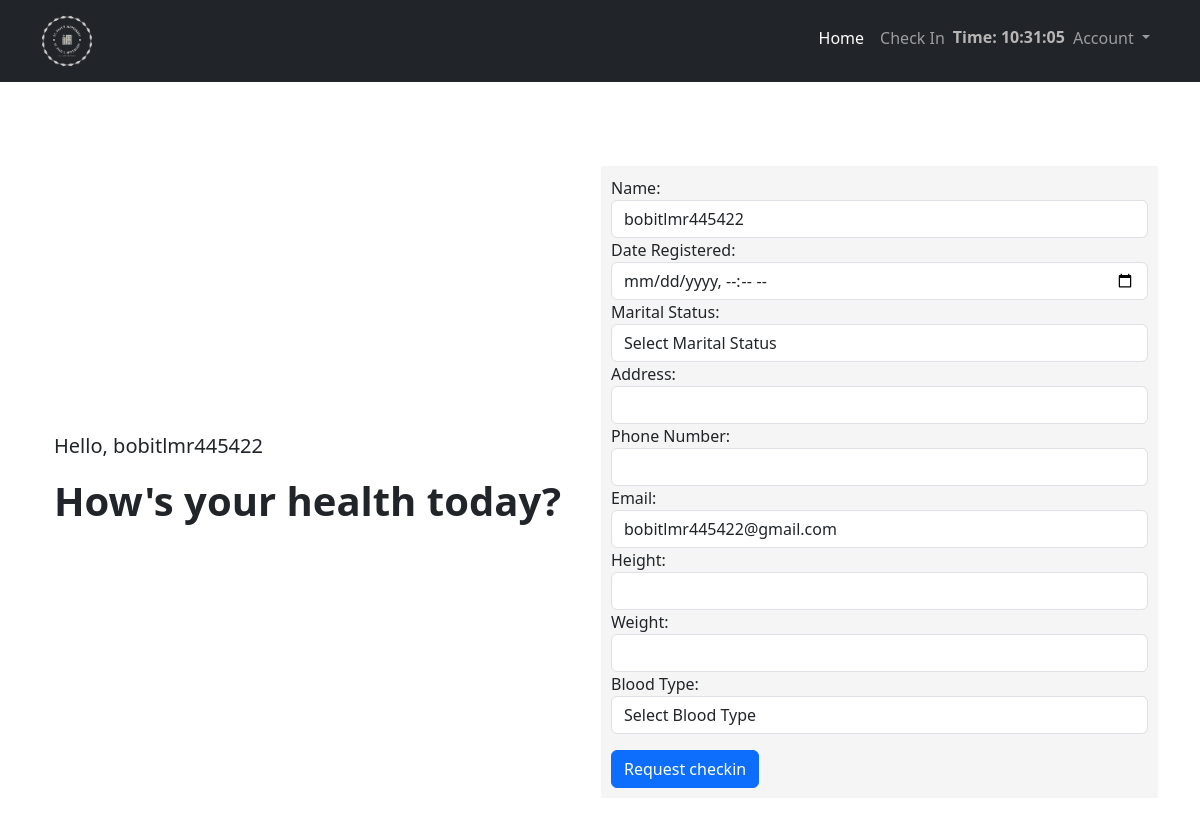
Page /checkin (signed in) on the earlier database version.
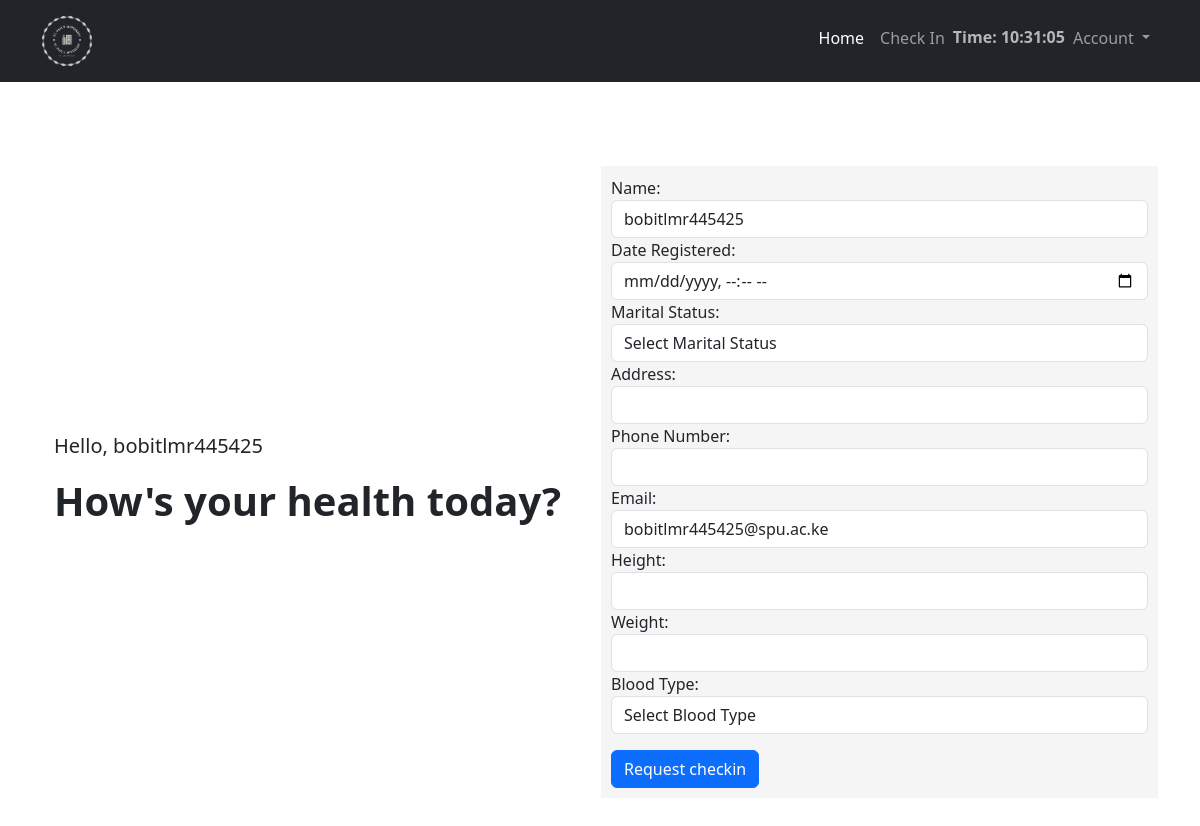
Same page on the later database version.
### app.py (models this page shows, shortened)
class User(db.Model, UserMixin):
    id = db.Column(db.Integer, primary_key=True)
    school_id = db.Column(db.String(20),unique=True, nullable=False)
    email = db.Column(db.String(120),unique=True, nullable=False)
    user_profile = db.Column(db.String(20), nullable=False,default='default.png')
    password = db.Column(db.String(30),nullable=False)
    patient = db.relationship('Std_registration', backref='patient',lazy=True)
    role = db.Column(db.String(10))

### app.py (the view, shortened to what this page needs)
@app.route('/checkin',methods=['POST','GET'])
@login_required
def checkin():
    if current_user.role == 'patient':
        return render_template('index.html',user=current_user, ms=ms)

### app.py (called while the page is built)
@login_manager.user_loader
def load_user(id):
    user = User.query.get(int(id) if id is not None else None)
    return user

### templates/index.html (shortened to what this page needs)
{% extends 'layout.html' %}
{% block body %}
 <div class="container container-form">
<div class="container">
    <p class="greet">Hello, {{current_user.school_id}}</p>
    <h1 class="greet-2">How's your health today?</h1>
  </div>
    <form action="" method="POST" class="centered">
      <div class="form-group">
        <label for="name">Name:</label>
        <input type="text" class="form-control" id="name" name="name" required {% if current_user.role == 'patient' %} value="{{ current_user.school_id }}" readonly {% endif %}>
      </div>
      <div class="form-group">
        <label for="date_registered">Date Registered:</label>
        <input type="datetime-local" class="form-control" id="date_registered" name="date_registered" required">
      </div>
      <div class="form-group">
        <label for="marital_status">Marital Status:</label>
        <select class="form-control" id="marital_status" name="marital_status" required>
          <option value="" disabled selected>Select Marital Status</option>
        </select>
      </div>
      <div class="form-group">
        <label for="address">Address:</label>
        <input type="text" class="form-control" id="address" name="address" required>
      </div>
      <div class="form-group">
        <label for="phonenumber">Phone Number:</label>
        <input type="text" class="form-control" id="phonenumber" name="phonenumber"  required>
      </div>
      <div class="form-group">
        <label for="email">Email:</label>
        <input type="email" class="form-control" id="email" name="email"  required {% if current_user.role == 'patient' %} value="{{ current_user.email }}" readonly {% endif %}>
      </div>
      <div class="form-group">
        <label for="height">Height:</label>
        <input type="number" class="form-control" id="height" name="height" min="0">
      </div>
      <div class="form-group">
        <label for="weight">Weight:</label>
        <input type="number" class="form-control" id="weight" name="weight" min="0">
      </div>
      <div class="form-group">
        <label for="blood_type">Blood Type:</label>
        <select class="form-control" id="blood_type" name="blood_type">
          <option value="">Select Blood Type</option>
        </select>
      </div>
      <button type="submit" class="btn btn-primary mt-3">Request checkin</button>
    </form>
  </div>
  {% endblock body %}

### templates/layout.html (shortened to what this page needs)
<!DOCTYPE html>
<html lang="en">
<head>
    <link href="https://cdn.jsdelivr.net/npm/bootstrap@5.3.0/dist/css/bootstrap.min.css" rel="stylesheet">
</head>
<body>
<nav class="navbar navbar-expand-lg navbar-dark bg-dark static-top">
  <div class="container">
    <a class="navbar-brand" href="/">
      <img src="{{url_for('static',filename='logo.png')}}" alt="..." height="56">
    </a>
    <div class="collapse navbar-collapse" id="navbarSupportedContent">
      <ul class="navbar-nav ms-auto">
        <li class="nav-item">
          <a class="nav-link active" aria-current="page" href="/">Home</a>
        </li>
        {% if current_user.role == 'patient' %}
        <li class="nav-item">
          <a class="nav-link" href="{{url_for('checkin')}}">Check In</a>
        </li>
        {% else %}
        <li class="nav-item">
          <a class="nav-link" href="{{url_for('admin')}}">Admin</a>
        </li>
        {% endif %}
        <li class="nav-item"><p class="pd-5 clr">Time: <span id="current-time"></span></p></li>
        <li class="nav-item dropdown">
          <a class="nav-link dropdown-toggle" href="#" id="navbarDropdown" role="button" data-bs-toggle="dropdown" aria-expanded="false">
            Account
          </a>
        </li>
      </ul>
    </div>
  </div>
</nav>
      {% block body %}
      {% endblock %}
</body>
</html>

### templates/layout.html (style rules this page uses)
.container-form { display: flex; justify-content: center; align-items: center; height: 100vh; }
.centered { max-width: 700px; width: 100%; padding: 10px; background-color: #f5f5f5; }
ul { list-style: none; }
.clr { font-size: 16px; font-weight: 600; color: #b8b5b5; margin-top: 7px; }
.greet { font-size: 20px; }
.greet-2 { font-size: 40px; font-weight: 700; }

Differences in the rows shown:
changed User: school_id "bobitlmr445422" → "bobitlmr445425"; name "bobitlmr445422" → "bobitlmr445425"; email "bobitlmr445422@gmail.com" → "bobitlmr445425@spu.ac.ke"
